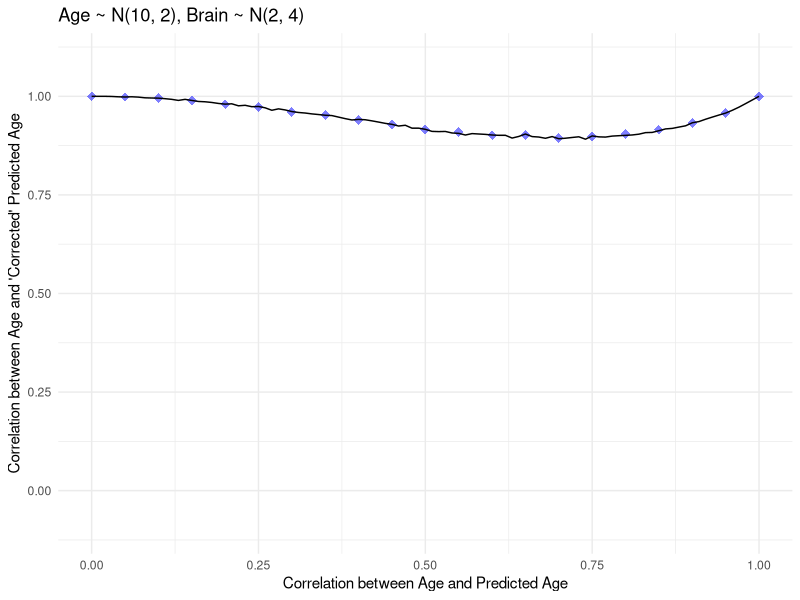
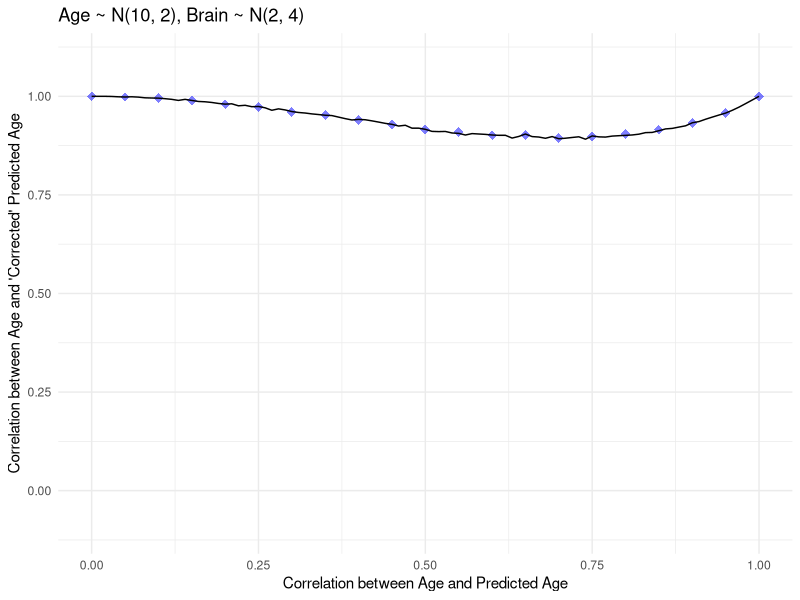

Reproduce these figures in R, in order. (Note: this script raises an error after producing the figures.)
### This script runs equation to compare to simulation results
###
### Ellyn Butler
### October 11, 2019 - October 24, 2019

set.seed(20)

# Load packages
library('ggplot2')
library('caret')
library('gridExtra')
library('MASS')

################################################
# A: Age vector
# B: Dataframe of brain features
# Gamma: Estimated slope parameter from model regressing Age out of Brain Age Gap in training data
fakecorr <- function(A, B, Gamma, predmod) {
  fB <- predict(predmod, B)
  numer <- (2-Gamma)*var(A)-cov(A, fB)
  denom <- sqrt(var(A)*((2-Gamma)^2*var(A)+var(fB)-2*(2-Gamma)*cov(A, fB)))
  numer/denom
}

#covarstrucs <- list(list(.25, .25), list(.25, .75), list(), list()) #runif .2-.3, runif .7-.8
# October 18, 2019: now in tandem with numf... need to change loop structure to be based on dataframe

numbrainfeatures <- c(1, 10, 100)
variances <- list(list(2, 4), list(4, 2), list(2, 2))
distrs <- list("normal", "uniform")



# Mean of brain features 2, mean of age 10
for (varlist in variances) {
  for (distr in distrs) {
    corr_df <- data.frame(matrix(NA, nrow=101, ncol=3))
    colnames(corr_df) <- c("CorrBrainAge", "CorrBadPredAgeAge", "CorrBadPredAgeAge_Function")
    corr_df$CorrBrainAge <- seq(0, 1, .01)
    k=1
    for (r in corr_df$CorrBrainAge) {
      sdA = sqrt(varlist[[1]][1])
      sdB = sqrt(varlist[[2]][1])
      covar = r*sdA*sdB
      Sigma = matrix(ncol=2,nrow=2,c(sdA^2,covar,covar,sdB^2))
      temp = eigen(Sigma)
      SqrtSigma = temp$vectors%*%diag(sqrt(temp$values))%*%t(temp$vectors)

      # Create training data
      df_train <- as.data.frame(matrix(0, ncol=2, nrow=10000))
      colnames(df_train) <- c("Age", "Brain")
      for (i in 1:10000) {
        # Age
        if (distr == "normal") { XYvec = c(2,10) + SqrtSigma%*%rnorm(2) #######
        } else { XYvec = c(2,10) + SqrtSigma%*%runif(2) #######
        }
        df_train$Brain[i] = XYvec[1] #######
        df_train$Age[i] = XYvec[2] #######
    }

    # Create testing data
    df_test <- as.data.frame(matrix(0, ncol=2, nrow=10000))
    colnames(df_test) <- c("Age", "Brain")
    for (i in 1:10000) {
      # Age
      if (distr == "normal") { XYvec = c(2,10) + SqrtSigma%*%rnorm(2) #######
      } else { XYvec = c(2,10) + SqrtSigma%*%runif(2) #######
      }
      df_test$Brain[i] = XYvec[1] #######
      df_test$Age[i] = XYvec[2] #######
    }

    # Get parameters from models built on training data
    mod_predictAge <- lm(Age ~ Brain, data=df_train)
    df_train$predAge <- predict(mod_predictAge) #, df_train)
    df_train$delta <- df_train$Age - df_train$predAge
    mod_regressAgeOutOfDeltas <- lm(delta ~ Age, data=df_train)

    # Apply transformations to test data
    df_test$predAge <- predict(mod_predictAge, newdata=df_test) ### October 18, 2019: changed from "data" to "newdata"
    df_test$delta <- df_test$Age - df_test$predAge
    df_test$BAGindofAge <- resid(mod_regressAgeOutOfDeltas, data=df_test)
    df_test$BAGRegressAgePlusAge <- df_test$BAGindofAge + df_test$Age

    numr <- k - 1
    if (numr%%5 == 0) {
      corr_df[k, "CorrBadPredAgeAge"] <- cor(df_test$Age, df_test$BAGRegressAgePlusAge)
    }
    corr_df[k, "CorrBadPredAgeAge_Function"] <- fakecorr(df_test$Age, df_test[,c("Brain"), drop=FALSE], mod_regressAgeOutOfDeltas$coefficients[[2]], mod_predictAge)
    k = k + 1
    } #?
    # Make a plot of the correlations between age and brain, given other parameters
    if (distr == "normal") {
      agedistinfo <- paste0("Age ~ N(", 10, ", ", varlist[[1]][1], ")")
      braindistinfo <- paste0("Brain ~ N(", 2, ", ", varlist[[2]][1], ")")
    } else {
      agedistinfo <- paste0("Age ~ U(", 10, ", ", varlist[[1]][1], ")")
      braindistinfo <- paste0("Brain ~ U(", 2, ", ", varlist[[2]][1], ")")
    }

    subtit = paste0(agedistinfo, ", ", braindistinfo)
    corr_plot <- ggplot(corr_df, aes(x=CorrBrainAge, y=CorrBadPredAgeAge)) +
          geom_point(shape=18, color="blue", alpha=.5, size=3) + theme_minimal() + xlab("Correlation between Age and Predicted Age") +
          geom_line(aes(y=CorrBadPredAgeAge_Function)) +
          ylab("Correlation between Age and 'Corrected' Predicted Age") +
          ggtitle(subtit) + scale_y_continuous(limits=c(-.1, 1.1), breaks=seq(0, 1, .25))

    assign(paste0("corrplot_", distr[1], "_", varlist[[1]][1], "_", varlist[[2]][1]), corr_plot)
    write.csv(corr_df, paste0("/Users/butellyn/Documents/BAG/data/corr_oneBrain_", distr[1], "_", varlist[[1]][1], "_", varlist[[2]][1], ".csv"), row.names=FALSE)
  }
}

pdf(file="/Users/butellyn/Documents/BAG/plots/functionAndSimulation.pdf", width=15, height=11)
grid.arrange(corrplot_normal_2_4, corrplot_normal_4_2, corrplot_normal_2_2, corrplot_uniform_2_4, corrplot_uniform_4_2, corrplot_uniform_2_2, ncol=3, nrow=2)
dev.off()











multivariate_table <- data.frame(matrix(NA, nrow=4, ncol=10))
colnames(multivariate_table) <- c("numbrain", "corrstruc", "corragebrain", "corrbrainbrain", "varage", "varfB", "covagefB", "truecorr", "fakecorrtrans", "fakecorrfunc")
multivariate_table$numbrain <- c(10, 10, 10, 20)
multivariate_table$corrstruc <- c("exact", "exact", "random", "random")
multivariate_table$corragebrain <- c(".25", ".25", ".2-.3", ".2-.3") #October 18, 2019: Make to convert to first two to doubles in loop
multivariate_table$corrbrainbrain <- c(".25", ".75", ".7-.8", ".7-.8")

# Condition with more than one brain feature
for (i in 1:nrow(multivariate_table)) {
  numf <- multivariate_table[i, "numbrain"]
  if (multivariate_table[i, "corrstruc"] == "random") {
    nums_brain <- strsplit(multivariate_table[i, "corrbrainbrain"], "-")
    num1_brain <- nums_brain[[1]][1]
    num2_brain <- nums_brain[[1]][2]
    nums_age <- strsplit(multivariate_table[i, "corragebrain"], "-")
    num1_age <- nums_age[[1]][1]
    num2_age <- nums_age[[1]][2]
  }
  mu <- c(10, rep(2, numf))
  Sigma <- data.frame(matrix(NA, nrow=numf+1, ncol=numf+1))

  # Define brain with brain corrs
  if (multivariate_table[i, "corrstruc"] == "exact") { braincorrs <- rep(as.numeric(multivariate_table[i, "corrbrainbrain"]), (numf^2-numf)/2)
  } else { braincorrs <- runif((numf^2-numf)/2, as.numeric(num1_brain), as.numeric(num2_brain)) }

  # Fill in brain with brain corrs
  k = 1
  for (a in 2:(numf+1)) {
    for (b in 2:a) {
      # Put 1 in (a, a)
      if (a == b) { Sigma[a, a] <- 1
      } else {
        Sigma[a, b] <- braincorrs[k]
        Sigma[b, a] <- braincorrs[k]
        k = k + 1
      }
    }
  }

  # Define age with brain corrs
  if (multivariate_table[i, "corrstruc"] == "exact") { agecorrs <- rep(as.numeric(multivariate_table[i, "corragebrain"]), 2*numf)
  } else { agecorrs <- runif(2*numf, as.numeric(num1_age), as.numeric(num2_age)) }

  # Fill in age with brain corrs
  Sigma[1, 1] <- 1
  for (a in 2:(numf+1)) {
    Sigma[1, a] <- agecorrs[a]
    Sigma[a, 1] <- agecorrs[a]
  }

  df_train <- mvrnorm(n=10000, mu, Sigma)
  df_train <- data.frame(df_train)
  colnames(df_train) <- c("Age", paste0("Brain", 1:numf))
  df_test <- mvrnorm(n=10000, mu, Sigma)
  df_test <- data.frame(df_test)
  colnames(df_test) <- c("Age", paste0("Brain", 1:numf))

  IVstring <- "Brain1"
  for (l in 2:numf) { IVstring <- paste0(IVstring, "+Brain", l) }
  mod_predictAge <- lm(as.formula(paste("Age ~ ", IVstring)), data=df_train)
  df_train$predAge <- predict(mod_predictAge) #, data=df_train)
  df_train$delta <- df_train$Age - df_train$predAge
  mod_regressAgeOutOfDeltas <- lm(delta ~ Age, data=df_train)

  # Apply transformations to test data
  df_test$predAge <- predict(mod_predictAge, newdata=df_test)
  df_test$delta <- df_test$Age - df_test$predAge
  df_test$BAGindofAge <- resid(mod_regressAgeOutOfDeltas, data=df_test)
  df_test$BAGRegressAgePlusAge <- df_test$BAGindofAge + df_test$Age

  multivariate_table[i, "varage"] <- var(df_test$Age)
  multivariate_table[i, "varfB"] <- var(df_test$predAge)
  multivariate_table[i, "covagefB"] <- cov(df_test$Age, df_test$predAge)
  multivariate_table[i, "truecorr"] <- cor(df_test$Age, df_test$predAge)
  multivariate_table[i, "fakecorrtrans"] <- cor(df_test$Age, df_test$BAGRegressAgePlusAge)
  multivariate_table[i, "fakecorrfunc"] <- fakecorr(df_test$Age, df_test[,grep("Brain", colnames(df_test))], mod_regressAgeOutOfDeltas$coefficients[[2]], mod_predictAge)
}

colnames(multivariate_table) <- c("# Brain", "Sample Corr", "Corr(Age, Braini)", "Corr(Braini, Brainj)", "Var(Age)", "Var(f(B))", "Cov(Age, f(B))", "True Corr", "Fake Corr Trans", "Fake Corr Func")

multivariate_table[, "Var(Age)"] <- round(multivariate_table[, "Var(Age)"], digits=3)
multivariate_table[, "Var(f(B))"] <- round(multivariate_table[, "Var(f(B))"], digits=3)
multivariate_table[, "Cov(Age, f(B))"] <- round(multivariate_table[, "Cov(Age, f(B))"], digits=3)
multivariate_table[, "True Corr"] <- round(multivariate_table[, "True Corr"], digits=3)
multivariate_table[, "Fake Corr Trans"] <- round(multivariate_table[, "Fake Corr Trans"], digits=3)
multivariate_table[, "Fake Corr Func"] <- round(multivariate_table[, "Fake Corr Func"], digits=3)

write.csv(multivariate_table, "/Users/butellyn/Documents/BAG/data/multivariate_table.csv", row.names=FALSE)
